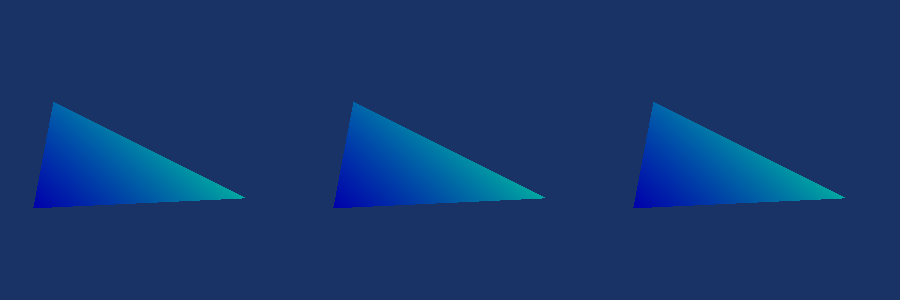

This figure's Python source:
#!/usr/bin/env python

# Demonstrate vtkCleanUnstructuredGrid with different point data weighing
# strategies (first point, averaging, spatial density) on two tetrahedra
# sharing a coincident point, and visualize the cleaned results.

# Factory overrides
import vtkmodules.vtkInteractionStyle  # noqa: F401
import vtkmodules.vtkRenderingOpenGL2  # noqa: F401

from vtkmodules.vtkCommonCore import (
    vtkDoubleArray,
    vtkPoints,
)
from vtkmodules.vtkCommonDataModel import (
    VTK_TETRA,
    vtkCellArray,
    vtkUnstructuredGrid,
)
from vtkmodules.vtkFiltersGeneral import vtkCleanUnstructuredGrid
from vtkmodules.vtkFiltersGeometry import vtkDataSetSurfaceFilter
from vtkmodules.vtkRenderingCore import (
    vtkActor,
    vtkPolyDataMapper,
    vtkRenderWindow,
    vtkRenderWindowInteractor,
    vtkRenderer,
)

# Two tetrahedra sharing one coincident point (point 3 == point 4)
tetra_coords = [
    0.0, 0.0, 0.0,
    1.0, 0.0, 0.0,
    0.0, 1.0, 0.0,
    0.0, 0.0, 1.0,
    0.0, 0.0, 1.0,
    2.0, 0.0, 1.0,
    0.0, 1.0, 1.0,
    0.0, 0.0, 2.0,
]

# Build unstructured grid
point_array = vtkDoubleArray()
point_array.SetNumberOfComponents(3)
point_array.SetNumberOfTuples(8)
for i in range(8):
    point_array.SetTuple3(i, tetra_coords[i * 3], tetra_coords[i * 3 + 1], tetra_coords[i * 3 + 2])

pts = vtkPoints()
pts.SetData(point_array)

cells = vtkCellArray()
cells.InsertNextCell(4, [0, 1, 2, 3])
cells.InsertNextCell(4, [4, 5, 6, 7])

# Scalar data: iota 0..7
scalars = vtkDoubleArray()
scalars.SetName("IotaScalar")
scalars.SetNumberOfTuples(8)
for i in range(8):
    scalars.SetValue(i, float(i))

ugrid = vtkUnstructuredGrid()
ugrid.SetPoints(pts)
ugrid.SetCells(VTK_TETRA, cells)
ugrid.GetPointData().AddArray(scalars)

# --- Col 0: FirstPoint strategy ---
cleaner_0 = vtkCleanUnstructuredGrid()
cleaner_0.SetPointDataWeighingStrategy(0)
cleaner_0.SetInputData(ugrid)
cleaner_0.Update()

surface_0 = vtkDataSetSurfaceFilter()
surface_0.SetInputConnection(cleaner_0.GetOutputPort())

mapper_0 = vtkPolyDataMapper()
mapper_0.SetInputConnection(surface_0.GetOutputPort())
mapper_0.SetScalarModeToUsePointFieldData()
mapper_0.SelectColorArray("IotaScalar")
mapper_0.SetScalarRange(0, 7)

actor_0 = vtkActor()
actor_0.SetMapper(mapper_0)

renderer_0 = vtkRenderer()
renderer_0.AddActor(actor_0)
renderer_0.SetBackground(0.1, 0.2, 0.4)
renderer_0.SetViewport(0.0, 0.0, 1.0 / 3.0, 1.0)

# --- Col 1: Averaging strategy ---
cleaner_1 = vtkCleanUnstructuredGrid()
cleaner_1.SetPointDataWeighingStrategy(1)
cleaner_1.SetInputData(ugrid)
cleaner_1.Update()

surface_1 = vtkDataSetSurfaceFilter()
surface_1.SetInputConnection(cleaner_1.GetOutputPort())

mapper_1 = vtkPolyDataMapper()
mapper_1.SetInputConnection(surface_1.GetOutputPort())
mapper_1.SetScalarModeToUsePointFieldData()
mapper_1.SelectColorArray("IotaScalar")
mapper_1.SetScalarRange(0, 7)

actor_1 = vtkActor()
actor_1.SetMapper(mapper_1)

renderer_1 = vtkRenderer()
renderer_1.AddActor(actor_1)
renderer_1.SetBackground(0.1, 0.2, 0.4)
renderer_1.SetViewport(1.0 / 3.0, 0.0, 2.0 / 3.0, 1.0)

# --- Col 2: SpatialDensity strategy ---
cleaner_2 = vtkCleanUnstructuredGrid()
cleaner_2.SetPointDataWeighingStrategy(2)
cleaner_2.SetInputData(ugrid)
cleaner_2.Update()

surface_2 = vtkDataSetSurfaceFilter()
surface_2.SetInputConnection(cleaner_2.GetOutputPort())

mapper_2 = vtkPolyDataMapper()
mapper_2.SetInputConnection(surface_2.GetOutputPort())
mapper_2.SetScalarModeToUsePointFieldData()
mapper_2.SelectColorArray("IotaScalar")
mapper_2.SetScalarRange(0, 7)

actor_2 = vtkActor()
actor_2.SetMapper(mapper_2)

renderer_2 = vtkRenderer()
renderer_2.AddActor(actor_2)
renderer_2.SetBackground(0.1, 0.2, 0.4)
renderer_2.SetViewport(2.0 / 3.0, 0.0, 1.0, 1.0)

# Window
render_window = vtkRenderWindow()
render_window.AddRenderer(renderer_0)
render_window.AddRenderer(renderer_1)
render_window.AddRenderer(renderer_2)
render_window.SetSize(900, 300)
render_window.SetWindowName("clean unstructuredgrid strategies")

# Interactor
interactor = vtkRenderWindowInteractor()
interactor.SetRenderWindow(render_window)

# Scene
renderer_0.ResetCamera()
renderer_1.ResetCamera()
renderer_2.ResetCamera()

interactor.Initialize()
interactor.Start()
